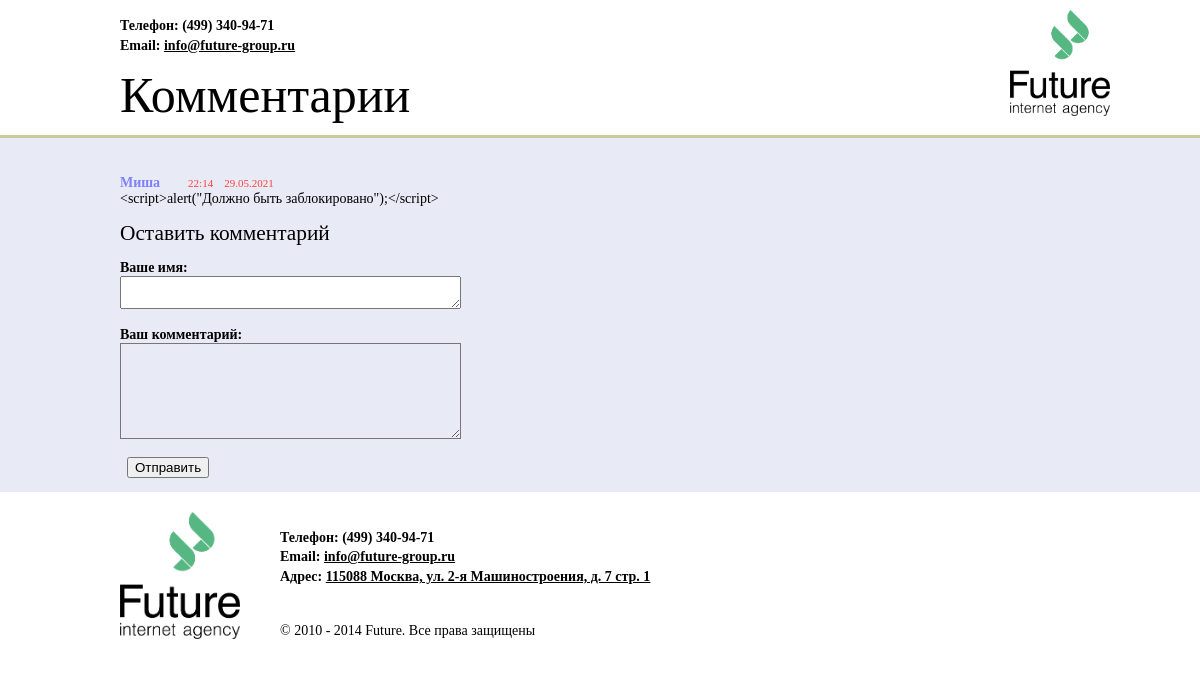
Before: / with the older database file.
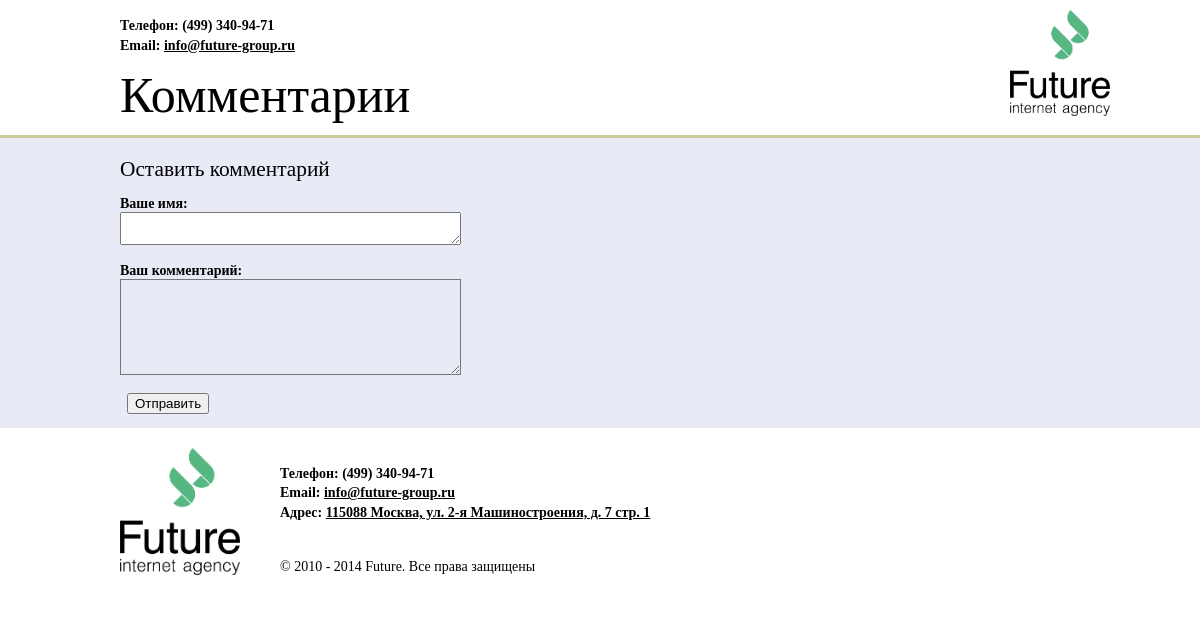
After: the same page with the newer database file.
### tables this page shows
CREATE TABLE `comments` (
  `id` int NOT NULL AUTO_INCREMENT,
  `nickname` tinytext NOT NULL,
  `content` text NOT NULL,
  `created_at` datetime NOT NULL,
  `is_visible` tinyint(1) NOT NULL DEFAULT '1',
  PRIMARY KEY (`id`)
);

### test2/conn/DatabaseManager.php (called while the page is built, shortened)
<?php
    class DatabaseManager {
        public static function querySelect()
        {
            $query = "SELECT *
                FROM comments
                WHERE is_visible = 1
                ORDER BY created_at DESC";
            return $query;
        }
    }

### test2/addcom.php (called while the page is built, shortened)
<?php
    try {
        ContentMaker::getContent();
    } catch (\PDOException $e) {
        print "Ошибка выполнения запроса: " . $e->getMessage();
    }

### test2/contentmakers/ContentMaker.php (the view, shortened to what this page needs)
<?php
    class ContentMaker {
        public static function getContent()
        {
            $pdo = \Conn\DatabaseManager::getConnection();
            $com = $pdo->query(\Conn\DatabaseManager::querySelect());
            while($comments = $com->fetch()) {
                $comments['nickname'] = htmlentities($comments['nickname'], ENT_QUOTES|ENT_HTML5);
                $comments['content'] = nl2br(htmlentities($comments['content'], ENT_QUOTES|ENT_HTML5));
                $pattern1 = ['-', ' '];
                $data1 = str_replace($pattern1, ":", $comments['created_at']);
                $dataArr = explode(":", $data1);
                $dataParsed = "{$dataArr[3]}:{$dataArr[4]}&nbsp&nbsp&nbsp&nbsp{$dataArr[2]}.{$dataArr[1]}.{$dataArr[0]}";
                print "<div>". "</br></br>".
                "<span class='author'>{$comments['nickname']}&nbsp&nbsp&nbsp&nbsp&nbsp&nbsp&nbsp&nbsp</span>" .
                "<span class='date'>{$dataParsed}</span>" . "</br>" .
                "<span class='content'>{$comments['content']}</span>".
                "</div>";
            }
        }
    }

### index.php (shortened to what this page needs)
<!DOCTYPE html>
<html lang='ru'>
    <head>
    <link rel="stylesheet" href="test2/CSS/index.css">
    </head>
    <body>
    <div id='form'>
        <div class='header'>
            <div class='head1'>
                <br><span class='info'>Телефон: (499) 340-94-71</span>
                <br><span class='info'>Email: </span><span class='info' style="text-decoration: underline">info@future-group.ru</span>
                <br><span class='info2'>Комментарии</span>
            </div>
            <div class='head2'><img src="test2/future_internet_agency.png" alt="logotype" width="100" heigh="100"></div>
        </div>
        <div class='center'>
            <div id='getcomment'> <?php require 'test2/addcom.php';?> </div>
            <p>
                <span style="font-size: 16pt"> Оставить комментарий </span>
            </p>
            <p>
                <span style="font-weight: bold">Ваше имя:</span>
                <span>
                    </br><textarea rows='1' cols='40'  id='nickname' type='text'></textarea>
                </span>
            </p>
            <p>
                <span style="font-weight: bold">Ваш комментарий:</span>
                <span>
                    </br><textarea style="background: #e8eaf6" rows='6' cols='40'  id='content' type='text'></textarea>
                </span>
            </p>
            <p>
                <span class='ttl'>&nbsp;</span>
                <span class='fld'>
                    <input id='submit-id' name='submit-id' type='submit' value='Отправить' />
                </span>
            </p>
        </div>
        <div class='footer'>
            <div class='foot1'><img src="test2/future_internet_agency.png" alt="logotype" width="120" heigh="120" align='left'></div>
            <div class='foot2'>
                <br><span class='info'>Телефон: (499) 340-94-71</span>
                <br><span class='info'>Email: </span><span class='info' style="text-decoration: underline">info@future-group.ru</span>
                <br><span class='info'>Адрес: </span><span class='info' style="text-decoration: underline">115088 Москва, ул. 2-я Машиностроения, д. 7 стр. 1</span>
                <br><br><span style="line-height: 4">&copy 2010 - 2014 Future. Все права защищены</span>
            </div>
        </div>
    </div>
    </body>
    </html>

### test2/CSS/index.css (style rules this page uses)
body { font-family: Times New Roman; font-size: 14px; width: auto; margin: 0 auto; max-width: 1235px; }
.header { padding-left: 10%; padding-right: 10%; width: 990px; height: 33%; background: #fff; border-bottom: solid 3px #CCCC99; margin: 0 auto; display: flex; justify-content: space-between; }
.header .head1 { width: 500px; height: 100%; float: none; }
.header .head2 { width: 100px; height: 100%; float: none; margin-top: 10px; }
.center { width: 990px; height: 49%; padding-right: 10%; padding-left: 10%; margin: 0 auto; float: none; background: #e8eaf6; }
.footer { display: flex; justify-content: flex-start; width: 990px; height: 18%; padding-left: 10%; padding-right: 10%; background: #fff; margin: 0 auto; padding-top: 20px; }
.footer .foot1 { width: 160px; height: 50%; float: right; }
.footer .foot2 { width: 500px; height: 50%; float: right; }
#form { width: 100%; background: #e8eaf6; float: none; position: static; bottom: 0px; left: 0px; }
#getcomment { width: 100%; background: #e8eaf6; padding-top: 5px; float: none; position: static; bottom: 0px; left: 0px; }
#nickname { color: #8080FF; line-height: 2; }
.info { font-weight: bold; line-height: 140%; font-size: 14px; }
.info2 { font-weight: normal; line-height: 160%; font-size: 50px; }
.author { font-weight: 600; color: #8080FF; }
.date { font-weight: 100; font-stretch: semi-condensed; color: #FF4040; font-size: 11px; }

Changed rows visible on the page:
removed comments: nickname "Миша", created_at "22:14 29.05.2021", content "<script>alert(\"Должно быть заблокировано\");</script>"
